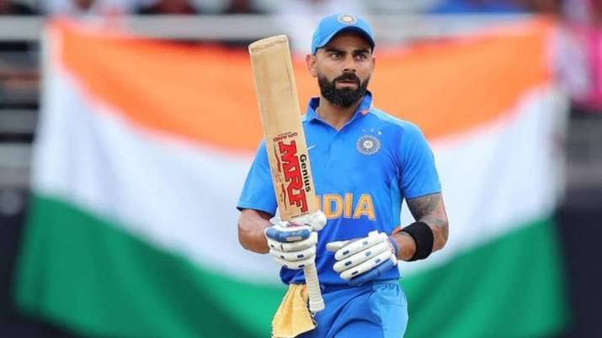
#> input picture dataset/Virat_Kohli/soutuzhushou-2021-4-12-10-16-51.jpg, 602 x 338 px, found by its file name
$ jupyter execute --allow-errors 'Indian Cricketer Classification .ipynb'   (shell and % lines are left out)
#> lines starting #> are read from the running program, lines starting #| are printed output that depends on the picture
[cell 1]
import numpy as np
import cv2
import matplotlib
from matplotlib import pyplot as plt

[cell 2]
img = cv2.imread('C:/Users/zoheb/OneDrive/Desktop/ML PS/Indian Cricketers classification/dataset/Virat_Kohli/soutuzhushou-2021-4-12-10-16-51.jpg')
#> img is the input picture: shape (338, 602, 3); mean B, G, R 150.2, 149.9, 138.3
img.shape
#> Out = (338, 602, 3)

[cell 3]
plt.imshow(img)

[cell 4]
gray = cv2.cvtColor(img, cv2.COLOR_BGR2GRAY)
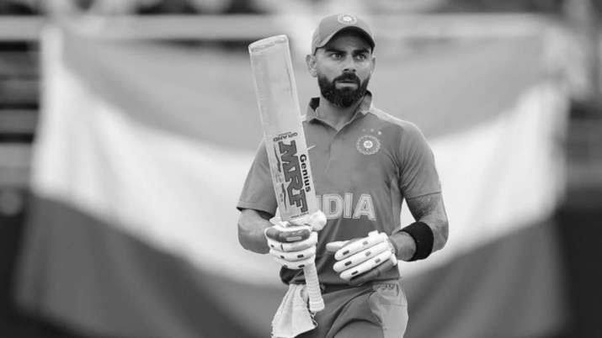
#> gray: shape (338, 602); min 1, max 255, mean 146.5
gray.shape
#> Out = (338, 602)

[cell 5]
plt.imshow(gray, cmap="gray")

[cell 6]
face_cascade = cv2.CascadeClassifier('C:/Users/zoheb/OneDrive/Desktop/ML PS/Indian Cricketers classification/opencv/haarcascades/haarcascade_frontalface_default.xml')
eye_cascade = cv2.CascadeClassifier('C:/Users/zoheb/OneDrive/Desktop/ML PS/Indian Cricketers classification/opencv/haarcascades/haarcascade_eye.xml')

faces = face_cascade.detectMultiScale(gray, 1.3, 5)
#> faces = [[319, 34, 61, 61]]
faces
#> Out = [[319, 34, 61, 61]]

[cell 7]
(x,y,w,h) = faces[0]
#> x = 319; y = 34; w = 61; h = 61
x,y,w,h
#> Out = (319, 34, 61, 61)

[cell 8]
face_img = cv2.rectangle(img,(x,y),(x+w,y+h),(255,0,0),2)
plt.imshow(face_img)

[cell 9]
cv2.destroyAllWindows()
for (x,y,w,h) in faces:
    face_img = cv2.rectangle(img,(x,y),(x+w,y+h),(255,0,0),2)
    roi_gray = gray[y:y+h, x:x+w]
    roi_color = img[y:y+h, x:x+w]
    eyes = eye_cascade.detectMultiScale(roi_gray)
    for (ex,ey,ew,eh) in eyes:
        cv2.rectangle(roi_color,(ex,ey),(ex+ew,ey+eh),(0,255,0),2)
#> this loop made 1 pass
#> (x, y, w, h, eyes) on pass 1: (319, 34, 61, 61, [[7, 10, 22, 22], [28, 8, 23, 23]])
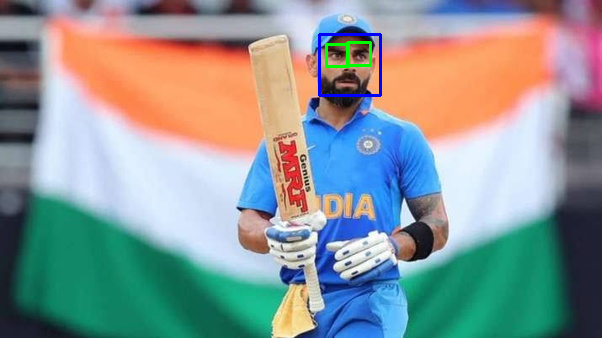
#> img: shape (338, 602, 3); mean B, G, R 150.5, 149.9, 137.5
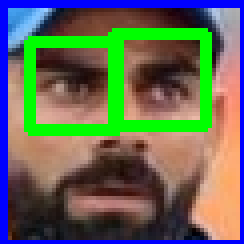
#> roi_color: shape (61, 61, 3) (shown 4 times larger); mean B, G, R 88.5, 104.8, 99.2

plt.figure()
plt.imshow(face_img, cmap='gray')
plt.show()

[cell 10]
plt.imshow(roi_color, cmap='gray')

[cell 11]
def get_cropped_image_if_2_eyes(image_path):
    img = cv2.imread(image_path)
    gray = cv2.cvtColor(img, cv2.COLOR_BGR2GRAY)
    faces = face_cascade.detectMultiScale(gray, 1.3, 5)
#> faces = [[319, 34, 61, 61]]
    for (x,y,w,h) in faces:
        roi_gray = gray[y:y+h, x:x+w]
        roi_color = img[y:y+h, x:x+w]
        eyes = eye_cascade.detectMultiScale(roi_gray)
        if len(eyes) >= 2:
            return roi_color
#> this loop made 1 pass
#> pass 1, in get_cropped_image_if_2_eyes, `roi_color = img[y:y+h, x:x+w]`:
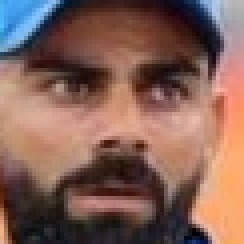
#> roi_color: shape (61, 61, 3) (shown 4 times larger); mean B, G, R 86.6, 96.4, 130.5

[cell 12]
cropped_image = get_cropped_image_if_2_eyes('C:/Users/zoheb/OneDrive/Desktop/ML PS/Indian Cricketers classification/dataset/Virat_Kohli/soutuzhushou-2021-4-12-10-16-51.jpg')
plt.imshow(cropped_image)

[cell 13]
path_to_data = "C:/Users/zoheb/OneDrive/Desktop/ML PS/Indian Cricketers classification/dataset/"
path_to_cr_data = "C:/Users/zoheb/OneDrive/Desktop/ML PS/Indian Cricketers classification/dataset/cropped"

[cell 14]
import os
img_dirs = []
for entry in os.scandir(path_to_data):
    if entry.is_dir():
        img_dirs.append(entry.path)

[cell 15]
img_dirs

[cell 16]
import shutil
if os.path.exists(path_to_cr_data):
     shutil.rmtree(path_to_cr_data)
os.mkdir(path_to_cr_data)

[cell 17]
cropped_image_dirs = []
celebrity_file_names_dict = {}

for img_dir in img_dirs:
    count = 1
    celebrity_name = img_dir.split('/')[-1]
    print(celebrity_name)

    celebrity_file_names_dict[celebrity_name] = []

    for entry in os.scandir(img_dir):
        roi_color = get_cropped_image_if_2_eyes(entry.path)
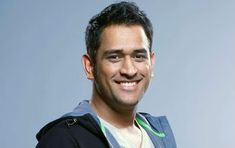
#> input picture dataset/MS_Dhoni/soutuzhushou-2021-4-12-11-12-10.jpg, 235 x 148 px
#> in get_cropped_image_if_2_eyes, img is the input picture: shape (148, 235, 3); mean B, G, R 168.4, 157.1, 147
#> in get_cropped_image_if_2_eyes (call 2), `gray = cv2.cvtColor(img, cv2.COLOR_BGR2GRAY)`:
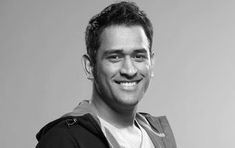
#> gray: shape (148, 235); min 0, max 254, mean 155.4
#> in get_cropped_image_if_2_eyes (call 2), `faces = face_cascade.detectMultiScale(gray, 1.3, 5)`: faces = [[90, 28, 74, 74]]
#> the loop in get_cropped_image_if_2_eyes (call 2), `for (x,y,w,h) in faces:` made 1 pass
#> pass 1, in get_cropped_image_if_2_eyes (call 2), `roi_gray = gray[y:y+h, x:x+w]`:
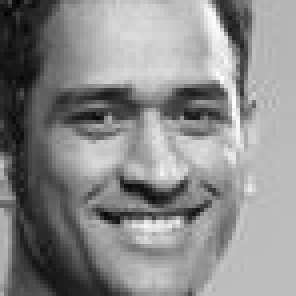
#> roi_gray: shape (74, 74) (shown 4 times larger); min 1, max 254, mean 138.6
#> pass 1, in get_cropped_image_if_2_eyes (call 2), `roi_color = img[y:y+h, x:x+w]`:
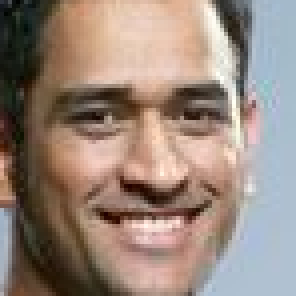
#> roi_color: shape (74, 74, 3) (shown 4 times larger); mean B, G, R 123.5, 134.4, 152.5
        if roi_color is not None:
            cropped_folder = path_to_cr_data + celebrity_name
            if not os.path.exists(cropped_folder):
                os.makedirs(cropped_folder)
                cropped_image_dirs.append(cropped_folder)
                print("Generating cropped images in folder: ",cropped_folder)

            cropped_file_name = celebrity_name + str(count) + ".png"
            cropped_file_path = cropped_folder + "/" + cropped_file_name

            cv2.imwrite(cropped_file_path, roi_color)
            celebrity_file_names_dict[celebrity_name].append(cropped_file_path)
            count += 1

[cell 18]
for v1, v2 in (1,2),(3,4):
    print(v1+v2)

# Feature Engineering

[cell 19]
celebrity_file_names_dict = {}
for img_dir in cropped_image_dirs:
    celebrity_name = img_dir.split('/')[-1]
    file_list = []
    for entry in os.scandir(img_dir):
        file_list.append(entry.path)
    celebrity_file_names_dict[celebrity_name] = file_list
celebrity_file_names_dict

[cell 20]
import numpy as np
import pywt
import cv2

def w2d(img, mode='haar', level=1):
#> called with mode = 'db1', level = 5
    imArray = img
    #Datatype conversions
    #convert to grayscale
    imArray = cv2.cvtColor( imArray,cv2.COLOR_RGB2GRAY )
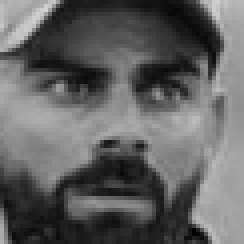
#> imArray: shape (61, 61) (shown 4 times larger); min 2, max 212, mean 97.3
    #convert to float
    imArray =  np.float32(imArray)
    imArray /= 255;
    # compute coefficients
    coeffs=pywt.wavedec2(imArray, mode, level=level)

    #Process Coefficients
    coeffs_H=list(coeffs)
    coeffs_H[0] *= 0;

    # reconstruction
    imArray_H=pywt.waverec2(coeffs_H, mode);
    imArray_H *= 255;
    imArray_H =  np.uint8(imArray_H)
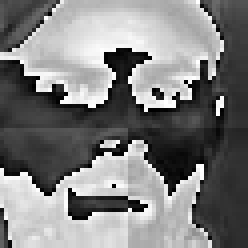
#> imArray_H: shape (62, 62) (shown 4 times larger); min 0, max 255, mean 126

    return imArray_H

[cell 21]
im_har = w2d(cropped_image,'db1',5)
plt.imshow(im_har, cmap='gray')

[cell 22]
class_dict = {}
count = 0
for celebrity_name in celebrity_file_names_dict.keys():
    class_dict[celebrity_name] = count
    count = count + 1
class_dict
